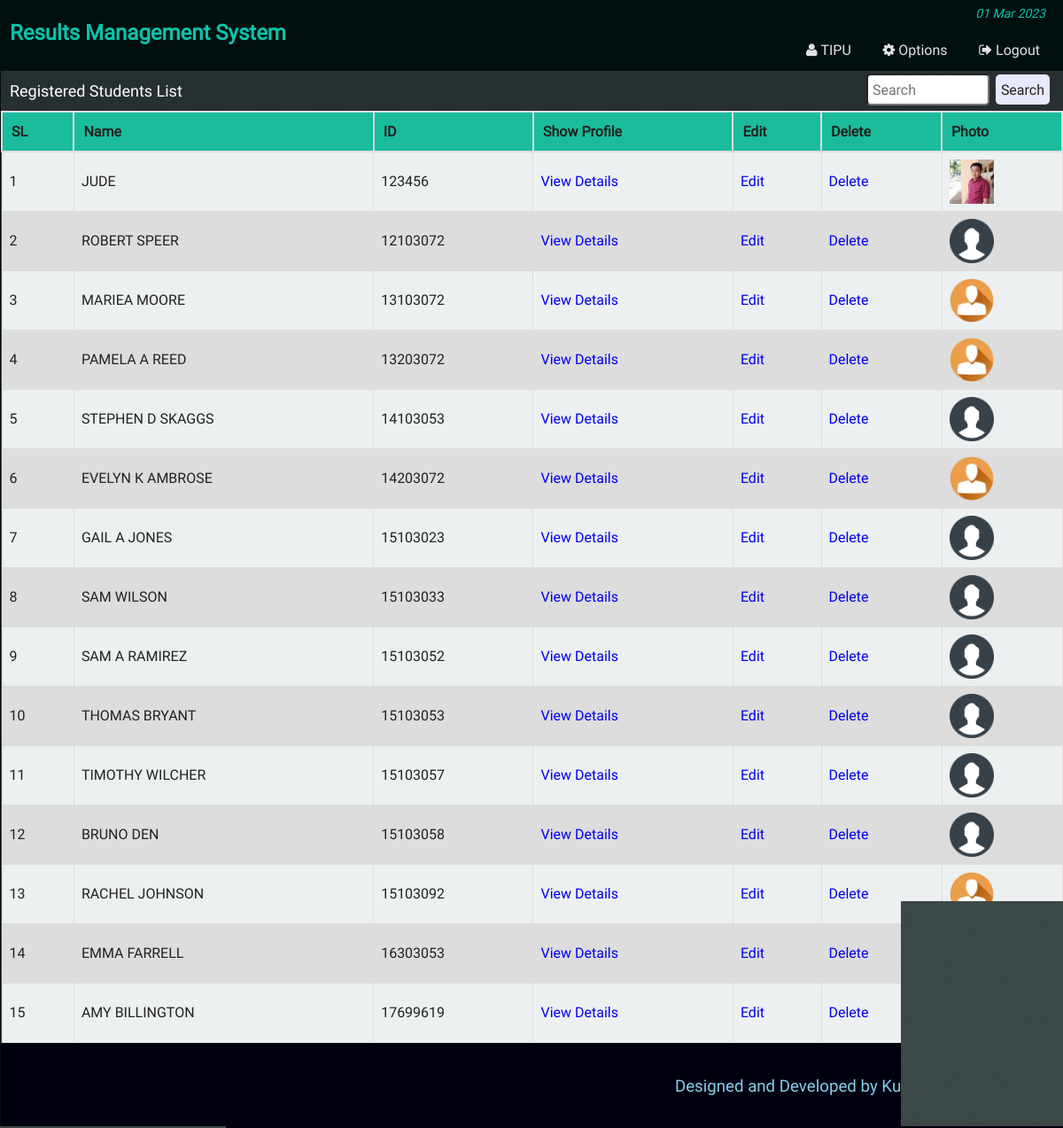
The page /admin_all_student.php (signed in) on the database its author committed.
### tables this page shows
CREATE TABLE `st_info` (
  `st_id` int(11) NOT NULL,
  `name` varchar(100) NOT NULL,
  `password` varchar(32) NOT NULL,
  `email` varchar(50) NOT NULL,
  `bday` date NOT NULL,
  `program` varchar(10) NOT NULL,
  `contact` varchar(20) NOT NULL,
  `gender` varchar(10) NOT NULL,
  `address` varchar(255) NOT NULL,
  `img` varchar(255) DEFAULT NULL
);

### php/functions.php (called while the page is built, shortened)
<?php
class login_registration_class{
	public function get_all_student(){
		global $conn;
		$sql = "select * from st_info order by st_id ASC";
		$query = $conn->query($sql);
		return $query;
	}
	public function get_admin_session(){
		return @$_SESSION['admin_login'];
	}
};
?>

### admin_all_student.php (the view, shortened to what this page needs)
<?php
	require "php/config.php";
	require_once "php/functions.php";
	$user = new login_registration_class();
	$admin_name = $_SESSION['admin_name'];
?>
<?php
	include "php/headertop_admin.php";
?>
<div class="all_student">
	<div class="search_st">
		<div class="hdinfo"><h3>Registered Students List</h3></div>
		<div class="search">
		<form action="admin_search_student.php" method="GET">
			<input type="text" name="src_student" placeholder="Search" />
			<input type="submit" value="Search" />
		</form>
		</div>
	</div>
		<table class="tab_one">
			<tr>
				<th>SL</th>
				<th>Name</th>
				<th>ID</th>
				<th>Show Profile</th>
				<th>Edit</th>
				<th>Delete</th>
				<th>Photo</th>
			</tr>
			<?php
			$i=0;
				$alluser = $user->get_all_student();
				while($rows = $alluser->fetch_assoc()){
				$i++;
			?>
			<tr>
				<td><?php echo $i; ?></td>
				<td style="text-transform:uppercase;"><?php echo $rows['name'];?></td>
				<td style="text-transform:uppercase;"><?php echo $rows['st_id'];?></td>
				<td><a href="admin_single_student.php?id=<?php echo $rows['st_id'];?>">View Details</a></td>
				<td><a href="admin_single_student_update.php?id=<?php echo $rows['st_id'];?>">Edit</a></td>
				<td><a href="admin_delete_student.php?id=<?php echo $rows['st_id'];?>">Delete</a></td>
				<td><img src="img/student/<?php echo $rows['img'];?>" width="50px" height="50px" title="<?php echo $rows['name'];?>" /></td>
			</tr>
			<?php } ?>
		</table>
</div>
<?php include "php/footerbottom.php";?>

### php/headertop_admin.php (shortened to what this page needs)
<!Doctype html>
<html class="no-js" lang="">
    <head>
        <link rel="stylesheet" href="css/normalize.css">
        <link rel="stylesheet" href="font-awesome/css/font-awesome.min.css">
        <link rel="stylesheet" href="fonts/stylesheet.css">
        <link rel="stylesheet" href="css/main.css">
		<link rel="stylesheet" href="plugins/file-uploader/css/jquery.fileupload.css">
		<link rel="stylesheet" href="plugins/file-uploader/css/jquery.fileupload-ui.css">
    </head>
    <body>
    	<header class="container header_area" style="background-color: #00100f">
			<div id="sticker">
				<div class="head">
					<div style="color: #0CC2AA; margin-left: 10px">
						<h2>Results Management System</h2>
					</div>
				</div>
				<div class="menu ">
					<div class="dateshow fix"><p><?php echo date("d M Y"); ?></p></div>
					<ul>
						<?php if($user->get_admin_session()){ ?>
						<li><a href="admin_logout.php"><i class="fa fa-sign-out" aria-hidden="true"></i>&nbsp;Logout</a></li>
						<li><a href="admin.php"><i class="fa fa-cog" aria-hidden="true"></i>&nbsp;Options&nbsp;&nbsp;&nbsp;&nbsp;&nbsp;&nbsp;</a></li>
						<li style="text-transform:uppercase;"><a href="admin.php"><i class="fa fa-user" aria-hidden="true"></i>&nbsp;<?php echo $admin_name; ?>&nbsp;&nbsp;&nbsp;&nbsp;&nbsp;&nbsp;</a></li>
						<?php } ?>
					</ul>
				</div>
			</div>
		</header>
		<div class="info container fix">

### php/footerbottom.php (shortened to what this page needs)
</div>
<footer class="container">
	<h3 style="text-align:right; background: #000010; margin:0; padding:35px; color: skyblue; font-weight: normal">Designed and Developed by Kuda Rukuni <?php echo date("Y");?> &copy;</h3>
</footer>
</html>

### css/main.css (style rules this page uses)
html { color: #222; font-size: 1em; line-height: 1.4; }
audio, canvas, iframe, img, svg, video { vertical-align: middle; }
a { text-decoration:none; }
.fix { overflow:hidden; }
body { font-family:roboto !important; background: #00100fbf url(../img/ptrn.png) repeat fixed; }
.container { display:block; margin:0 auto; background:#00100fbf; border-left:1px solid #00100f; }
.header_area { height:80px; background:#00100fbf; }
.head { float:left; width:400px; }
.dateshow p { color: #0CC2AA; text-align: right; margin: 0; margin-top: 5px; margin-right: 20px; padding: 0; font-size: 14px; font-style: italic; }
.menu { width:600px; float:right; }
.menu ul { color: #e3e3e5; list-style: outside none none; margin: 20px 20px 0 0; padding: 0; }
.menu>ul>li { float:right; display:block; }
.menu>ul>li a { color: #e3e3e5; font-size: 16px; padding: 3px 6px; }
.st_reg th, td { padding: 8px; }
table.tab_one { width:100%; }
table.tab_one th { background:#1abc9c; padding:10px; font-weight:bold; text-align:left; }
table.tab_one td { border:1px solid #ddd; padding:8px; }
table.tab_one td a { text-decoration:none; }
table.tab_one tr:nth-child(odd) { background:#ddd; }
table.tab_one tr:nth-child(even) { background:#ecf0f1; }
.all_student { min-height:450px; }
.search_st { background:#0000105e; height:45px; }
.search { float:right; }
.hdinfo { float:left; width:500px; }
.hdinfo h3 { font-size:18px; color:#fff; padding:10px; margin:0; font-weight:normal; }
.search input[type=text] { line-height: normal; padding: 5px; margin: 3px; border-radius:5px; width:125px; }
.search input[type=submit] { padding:6px; margin-right:15px; border:none; background:#E8E8FF; border-radius:5px; }
table.att_tab tr,td,th { border:2px solid #ddd; border-collapse:collapse; padding:8px; }
#sticker { background:#2A2B3C; }

### rows shown on the page
st_info: name "JUDE", st_id "123456", img (picture)
st_info: name "ROBERT SPEER", st_id "12103072", img (picture)
st_info: name "MARIEA MOORE", st_id "13103072", img (picture)
st_info: name "PAMELA A REED", st_id "13203072", img (picture)
st_info: name "STEPHEN D SKAGGS", st_id "14103053", img (picture)
st_info: name "EVELYN K AMBROSE", st_id "14203072", img (picture)
st_info: name "GAIL A JONES", st_id "15103023", img (picture)
st_info: name "SAM WILSON", st_id "15103033", img (picture)
st_info: name "SAM A RAMIREZ", st_id "15103052", img (picture)
st_info: name "THOMAS BRYANT", st_id "15103053", img (picture)
st_info: name "TIMOTHY WILCHER", st_id "15103057", img (picture)
st_info: name "BRUNO DEN", st_id "15103058", img (picture)
st_info: name "RACHEL JOHNSON", st_id "15103092", img (picture)
st_info: name "EMMA FARRELL", st_id "16303053", img (picture)
st_info: name "AMY BILLINGTON", st_id "17699619", img (picture)

### other values the page prints
$admin_name "TIPU"
